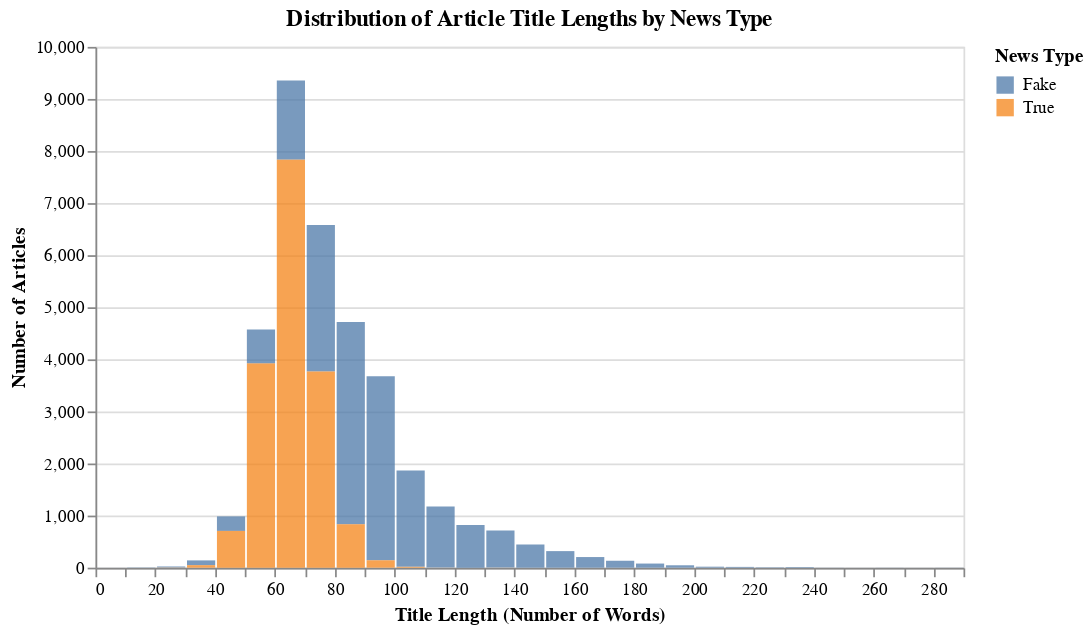

The notebook cell saved with this chart:
### Code cell
title_length_hist = alt.Chart(train_df).mark_bar(opacity=0.75).encode(
    x=alt.X('title_length',
            bin=alt.Bin(maxbins=30),
            title='Title Length (Number of Words)'),
    y=alt.Y('count()', title='Number of Articles'),
    color=alt.Color('target', title='News Type')
).properties(
    title='Distribution of Article Title Lengths by News Type',
    height=300,
    width=500
)

title_length_hist

### Figure 1 — Vega specification as saved in the notebook (floating-point values rounded to 4 significant figures)
{"$schema": "https://vega.github.io/schema/vega/v5.json", "data": [{"name": "source_0", "values": [{"__count_end": 4718.0, "__count_start": 834.0, "bin_maxbins_30_title_length": 80.0, "bin_maxbins_30_title_length_end": 90.0, "target": "Fake"}, {"__count_end": 6581.0, "__count_start": 3767.0, "bin_maxbins_30_title_length": 70.0, "bin_maxbins_30_title_length_end": 80.0, "target": "Fake"}, {"__count_end": 1866.0, "__count_start": 16.0, "bin_maxbins_30_title_length": 100.0, "bin_maxbins_30_title_length_end": 110.0, "target": "Fake"}, {"__count_end": 7839.0, "__count_start": 0.0, "bin_maxbins_30_title_length": 60.0, "bin_maxbins_30_title_length_end": 70.0, "target": "True"}, {"__count_end": 3924.0, "__count_start": 0.0, "bin_maxbins_30_title_length": 50.0, "bin_maxbins_30_title_length_end": 60.0, "target": "True"}, {"__count_end": 4574.0, "__count_start": 3924.0, "bin_maxbins_30_title_length": 50.0, "bin_maxbins_30_title_length_end": 60.0, "target": "Fake"}, {"__count_end": 3676.0, "__count_start": 142.0, "bin_maxbins_30_title_length": 90.0, "bin_maxbins_30_title_length_end": 100.0, "target": "Fake"}, {"__count_end": 3767.0, "__count_start": 0.0, "bin_maxbins_30_title_length": 70.0, "bin_maxbins_30_title_length_end": 80.0, "target": "True"}, {"__count_end": 707.0, "__count_start": 0.0, "bin_maxbins_30_title_length": 40.0, "bin_maxbins_30_title_length_end": 50.0, "target": "True"}, {"__count_end": 818.0, "__count_start": 0.0, "bin_maxbins_30_title_length": 120.0, "bin_maxbins_30_title_length_end": 130.0, "target": "Fake"}, {"__count_end": 9355.0, "__count_start": 7839.0, "bin_maxbins_30_title_length": 60.0, "bin_maxbins_30_title_length_end": 70.0, "target": "Fake"}, {"__count_end": 318.0, "__count_start": 0.0, "bin_maxbins_30_title_length": 150.0, "bin_maxbins_30_title_length_end": 160.0, "target": "Fake"}, {"__count_end": 445.0, "__count_start": 0.0, "bin_maxbins_30_title_length": 140.0, "bin_maxbins_30_title_length_end": 150.0, "target": "Fake"}, {"__count_end": 79.0, "__count_start": 0.0, "bin_maxbins_30_title_length": 180.0, "bin_maxbins_30_title_length_end": 190.0, "target": "Fake"}, {"__count_end": 834.0, "__count_start": 0.0, "bin_maxbins_30_title_length": 80.0, "bin_maxbins_30_title_length_end": 90.0, "target": "True"}, {"__count_end": 714.0, "__count_start": 1.0, "bin_maxbins_30_title_length": 130.0, "bin_maxbins_30_title_length_end": 140.0, "target": "Fake"}, {"__count_end": 985.0, "__count_start": 707.0, "bin_maxbins_30_title_length": 40.0, "bin_maxbins_30_title_length_end": 50.0, "target": "Fake"}, {"__count_end": 1175.0, "__count_start": 1.0, "bin_maxbins_30_title_length": 110.0, "bin_maxbins_30_title_length_end": 120.0, "target": "Fake"}, {"__count_end": 204.0, "__count_start": 0.0, "bin_maxbins_30_title_length": 160.0, "bin_maxbins_30_title_length_end": 170.0, "target": "Fake"}, {"__count_end": 142.0, "__count_start": 0.0, "bin_maxbins_30_title_length": 90.0, "bin_maxbins_30_title_length_end": 100.0, "target": "True"}, {"__count_end": 12.0, "__count_start": 0.0, "bin_maxbins_30_title_length": 230.0, "bin_maxbins_30_title_length_end": 240.0, "target": "Fake"}, {"__count_end": 15.0, "__count_start": 0.0, "bin_maxbins_30_title_length": 210.0, "bin_maxbins_30_title_length_end": 220.0, "target": "Fake"}, {"__count_end": 140.0, "__count_start": 48.0, "bin_maxbins_30_title_length": 30.0, "bin_maxbins_30_title_length_end": 40.0, "target": "Fake"}, {"__count_end": 8.0, "__count_start": 0.0, "bin_maxbins_30_title_length": 220.0, "bin_maxbins_30_title_length_end": 230.0, "target": "Fake"}, {"__count_end": 23.0, "__count_start": 3.0, "bin_maxbins_30_title_length": 20.0, "bin_maxbins_30_title_length_end": 30.0, "target": "Fake"}, {"__count_end": 133.0, "__count_start": 0.0, "bin_maxbins_30_title_length": 170.0, "bin_maxbins_30_title_length_end": 180.0, "target": "Fake"}, {"__count_end": 16.0, "__count_start": 0.0, "bin_maxbins_30_title_length": 100.0, "bin_maxbins_30_title_length_end": 110.0, "target": "True"}, {"__count_end": 48.0, "__count_start": 0.0, "bin_maxbins_30_title_length": 30.0, "bin_maxbins_30_title_length_end": 40.0, "target": "True"}, {"__count_end": 46.0, "__count_start": 0.0, "bin_maxbins_30_title_length": 190.0, "bin_maxbins_30_title_length_end": 200.0, "target": "Fake"}, {"__count_end": 1.0, "__count_start": 0.0, "bin_maxbins_30_title_length": 110.0, "bin_maxbins_30_title_length_end": 120.0, "target": "True"}, {"__count_end": 5.0, "__count_start": 0.0, "bin_maxbins_30_title_length": 10.0, "bin_maxbins_30_title_length_end": 20.0, "target": "Fake"}, {"__count_end": 3.0, "__count_start": 0.0, "bin_maxbins_30_title_length": 20.0, "bin_maxbins_30_title_length_end": 30.0, "target": "True"}, {"__count_end": 19.0, "__count_start": 0.0, "bin_maxbins_30_title_length": 200.0, "bin_maxbins_30_title_length_end": 210.0, "target": "Fake"}, {"__count_end": 2.0, "__count_start": 0.0, "bin_maxbins_30_title_length": 280.0, "bin_maxbins_30_title_length_end": 290.0, "target": "Fake"}, {"__count_end": 1.0, "__count_start": 0.0, "bin_maxbins_30_title_length": 270.0, "bin_maxbins_30_title_length_end": 280.0, "target": "Fake"}, {"__count_end": 1.0, "__count_start": 0.0, "bin_maxbins_30_title_length": 250.0, "bin_maxbins_30_title_length_end": 260.0, "target": "Fake"}, {"__count_end": 1.0, "__count_start": 0.0, "bin_maxbins_30_title_length": 0.0, "bin_maxbins_30_title_length_end": 10.0, "target": "Fake"}, {"__count_end": 2.0, "__count_start": 0.0, "bin_maxbins_30_title_length": 260.0, "bin_maxbins_30_title_length_end": 270.0, "target": "Fake"}, {"__count_end": 2.0, "__count_start": 0.0, "bin_maxbins_30_title_length": 240.0, "bin_maxbins_30_title_length_end": 250.0, "target": "Fake"}, {"__count_end": 1.0, "__count_start": 0.0, "bin_maxbins_30_title_length": 130.0, "bin_maxbins_30_title_length_end": 140.0, "target": "True"}]}, {"name": "source_0_color_domain_target", "values": [{"target": "Fake"}, {"target": "True"}]}], "signals": [{"name": "bin_maxbins_30_title_length_bins", "value": {"fields": ["title_length"], "fname": "bin_title_length", "start": 0.0, "step": 10.0, "stop": 290.0}}], "marks": [{"type": "rect", "name": "marks", "from": {"data": "source_0"}, "encode": {"update": {"y2": {"field": "__count_start", "scale": "y"}, "x": {"field": "bin_maxbins_30_title_length_end", "scale": "x", "offset": {"signal": "0.5 + (abs(scale(\"x\", datum[\"bin_maxbins_30_title_length_end\"]) - scale(\"x\", datum[\"bin_maxbins_30_title_length\"])) < 0.25 ? 0.5 * (0.25 - (abs(scale(\"x\", datum[\"bin_maxbins_30_title_length_end\"]) - scale(\"x\", datum[\"bin_maxbins_30_title_length\"])))) : -0.5)"}}, "fill": {"field": "target", "scale": "color"}, "y": {"field": "__count_end", "scale": "y"}, "opacity": {"value": 0.75}, "x2": {"field": "bin_maxbins_30_title_length", "scale": "x", "offset": {"signal": "0.5 + (abs(scale(\"x\", datum[\"bin_maxbins_30_title_length_end\"]) - scale(\"x\", datum[\"bin_maxbins_30_title_length\"])) < 0.25 ? -0.5 * (0.25 - (abs(scale(\"x\", datum[\"bin_maxbins_30_title_length_end\"]) - scale(\"x\", datum[\"bin_maxbins_30_title_length\"])))) : 0.5)"}}}}, "style": ["bar"]}], "scales": [{"name": "x", "type": "linear", "domain": {"signal": "[bin_maxbins_30_title_length_bins.start, bin_maxbins_30_title_length_bins.stop]"}, "range": [0, {"signal": "width"}], "bins": {"signal": "bin_maxbins_30_title_length_bins"}, "zero": false}, {"name": "y", "type": "linear", "domain": {"data": "source_0", "fields": ["__count_start", "__count_end"]}, "range": [{"signal": "height"}, 0], "nice": true, "zero": true}, {"name": "color", "type": "ordinal", "domain": {"data": "source_0_color_domain_target", "field": "target", "sort": true}, "range": "category"}], "axes": [{"scale": "y", "ticks": false, "grid": true, "zindex": 0, "labels": false, "tickCount": {"signal": "ceil(height/40)"}, "gridScale": "x", "domain": false, "aria": false, "maxExtent": 0, "orient": "left", "minExtent": 0}, {"scale": "x", "labelOverlap": true, "labelFlush": true, "title": "Title Length (Number of Words)", "tickCount": {"signal": "ceil(width/10)"}, "zindex": 0, "grid": false, "orient": "bottom"}, {"scale": "y", "title": "Number of Articles", "grid": false, "tickCount": {"signal": "ceil(height/40)"}, "orient": "left", "labelOverlap": true, "zindex": 0}], "title": {"text": "Distribution of Article Title Lengths by News Type", "frame": "group"}, "padding": 5, "style": "cell", "height": 300, "background": "white", "width": 500, "legends": [{"title": "News Type", "fill": "color", "symbolType": "square", "encode": {"symbols": {"update": {"opacity": {"value": 0.75}}}}}]}
